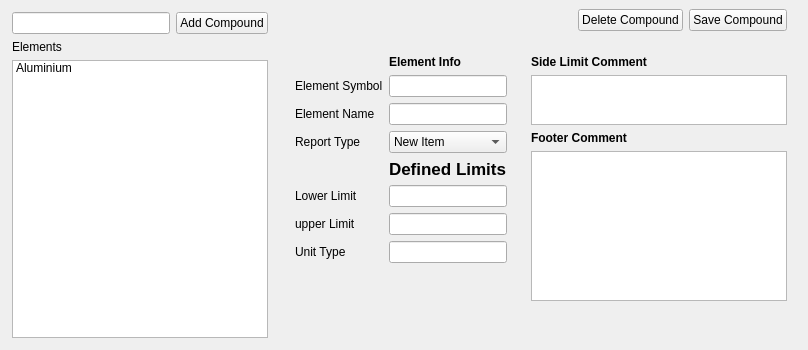
             <widget class="QWidget" name="icpElements">
              <property name="styleSheet">
               <string notr="true"/>
              </property>
              <layout class="QHBoxLayout" name="horizontalLayout_12">
               <property name="spacing">
                <number>0</number>
               </property>
               <property name="leftMargin">
                <number>0</number>
               </property>
               <property name="topMargin">
                <number>0</number>
               </property>
               <property name="rightMargin">
                <number>0</number>
               </property>
               <property name="bottomMargin">
                <number>0</number>
               </property>
               <item>
                <widget class="QWidget" name="icpElementsWidget" native="true">
                 <property name="maximumSize">
                  <size>
                   <width>350</width>
                   <height>16777215</height>
                  </size>
                 </property>
                 <property name="styleSheet">
                  <string notr="true"/>
                 </property>
                 <layout class="QVBoxLayout" name="verticalLayout_24">
                  <property name="leftMargin">
                   <number>12</number>
                  </property>
                  <property name="topMargin">
                   <number>12</number>
                  </property>
                  <property name="bottomMargin">
                   <number>12</number>
                  </property>
                  <item>
                   <widget class="QWidget" name="widget_41" native="true">
                    <property name="minimumSize">
                     <size>
                      <width>0</width>
                      <height>0</height>
                     </size>
                    </property>
                    <layout class="QHBoxLayout" name="horizontalLayout_18">
                     <property name="leftMargin">
                      <number>0</number>
                     </property>
                     <property name="topMargin">
                      <number>0</number>
                     </property>
                     <property name="rightMargin">
                      <number>0</number>
                     </property>
                     <property name="bottomMargin">
                      <number>0</number>
                     </property>
                     <item>
                      <widget class="QLineEdit" name="elementInput">
                       <property name="minimumSize">
                        <size>
                         <width>0</width>
                         <height>0</height>
                        </size>
                       </property>
                      </widget>
                     </item>
                     <item>
                      <widget class="QPushButton" name="addElementBtn">
                       <property name="text">
                        <string>Add Compound</string>
                       </property>
                       <property name="checkable">
                        <bool>true</bool>
                       </property>
                      </widget>
                     </item>
                    </layout>
                   </widget>
                  </item>
                  <item>
                   <widget class="QLabel" name="label_22">
                    <property name="text">
                     <string>Elements </string>
                    </property>
                   </widget>
                  </item>
                  <item>
                   <widget class="QListWidget" name="definedElements">
                    <property name="font">
                     <font/>
                    </property>
                    <property name="styleSheet">
                     <string notr="true"/>
                    </property>
                    <item>
                     <property name="text">
                      <string>Aluminium</string>
                     </property>
                    </item>
                   </widget>
                  </item>
                 </layout>
                </widget>
               </item>
               <item>
                <widget class="QWidget" name="icpElementContent" native="true">
                 <property name="styleSheet">
                  <string notr="true"/>
                 </property>
                 <layout class="QGridLayout" name="gridLayout_4">
                  <property name="topMargin">
                   <number>0</number>
                  </property>
                  <property name="rightMargin">
                   <number>12</number>
                  </property>
                  <property name="bottomMargin">
                   <number>0</number>
                  </property>
                  <item row="1" column="0">
                   <widget class="QWidget" name="icpElementInfoWidget" native="true">
                    <property name="maximumSize">
                     <size>
                      <width>16777215</width>
                      <height>16777215</height>
                     </size>
                    </property>
                    <property name="styleSheet">
                     <string notr="true"/>
                    </property>
                    <layout class="QGridLayout" name="gridLayout_12">
                     <item row="1" column="0">
                      <widget class="QLabel" name="label_32">
                       <property name="text">
                        <string>Element Symbol</string>
                       </property>
                      </widget>
                     </item>
                     <item row="2" column="1">
                      <widget class="QLineEdit" name="elementNameinput"/>
                     </item>
                     <item row="1" column="1">
                      <widget class="QLineEdit" name="symbolInput"/>
                     </item>
                     <item row="2" column="0">
                      <widget class="QLabel" name="label_36">
                       <property name="text">
                        <string>Element Name </string>
                       </property>
                      </widget>
                     </item>
                     <item row="8" column="1">
                      <spacer name="verticalSpacer_5">
                       <property name="orientation">
                        <enum>Qt::Vertical</enum>
                       </property>
                       <property name="sizeHint" stdset="0">
                        <size>
                         <width>20</width>
                         <height>40</height>
                        </size>
                       </property>
                      </spacer>
                     </item>
                     <item row="7" column="0">
                      <widget class="QLabel" name="label_40">
                       <property name="text">
                        <string>Unit Type</string>
                       </property>
                      </widget>
                     </item>
                     <item row="5" column="1">
                      <widget class="QLineEdit" name="lowerLimit"/>
                     </item>
                     <item row="6" column="0">
                      <widget class="QLabel" name="label_39">
                       <property name="text">
                        <string>upper Limit </string>
                       </property>
                      </widget>
                     </item>
                     <item row="6" column="1">
                      <widget class="QLineEdit" name="upperLimit"/>
                     </item>
                     <item row="5" column="0">
                      <widget class="QLabel" name="label_38">
                       <property name="text">
                        <string>Lower Limit</string>
                       </property>
                      </widget>
                     </item>
                     <item row="7" column="1">
                      <widget class="QLineEdit" name="unitType"/>
                     </item>
                     <item row="3" column="0">
                      <widget class="QLabel" name="label_37">
                       <property name="text">
                        <string>Report Type</string>
                       </property>
                      </widget>
                     </item>
                     <item row="4" column="1">
                      <widget class="QLabel" name="label_48">
                       <property name="font">
                        <font>
                         <pointsize>13</pointsize>
                         <weight>75</weight>
                         <bold>true</bold>
                        </font>
                       </property>
                       <property name="text">
                        <string>Defined Limits</string>
                       </property>
                      </widget>
                     </item>
                     <item row="3" column="1">
                      <widget class="QComboBox" name="reportTypeDropdown">
                       <property name="minimumSize">
                        <size>
                         <width>98</width>
                         <height>0</height>
                        </size>
                       </property>
                       <item>
                        <property name="text">
                         <string>New Item</string>
                        </property>
                       </item>
                      </widget>
                     </item>
                     <item row="0" column="1">
                      <widget class="QLabel" name="label_33">
                       <property name="font">
                        <font>
                         <weight>75</weight>
                         <bold>true</bold>
                        </font>
                       </property>
                       <property name="text">
                        <string>Element Info </string>
                       </property>
                      </widget>
                     </item>
                    </layout>
                   </widget>
                  </item>
                  <item row="0" column="0" colspan="2" alignment="Qt::AlignTop">
                   <widget class="QWidget" name="icpSaveCompWidget" native="true">
                    <property name="minimumSize">
                     <size>
                      <width>0</width>
                      <height>0</height>
                     </size>
                    </property>
                    <property name="styleSheet">
                     <string notr="true"/>
                    </property>
                    <layout class="QGridLayout" name="gridLayout_8">
                     <item row="0" column="2">
                      <widget class="QPushButton" name="saveCompBtn">
                       <property name="text">
                        <string>Save Compound</string>
                       </property>
                       <property name="checkable">
                        <bool>true</bool>
                       </property>
                      </widget>
                     </item>
                     <item row="0" column="0">
                      <spacer name="horizontalSpacer_9">
                       <property name="orientation">
                        <enum>Qt::Horizontal</enum>
                       </property>
                       <property name="sizeHint" stdset="0">
                        <size>
                         <width>40</width>
                         <height>20</height>
                        </size>
                       </property>
                      </spacer>
                     </item>
                     <item row="0" column="1">
                      <widget class="QPushButton" name="deleteCompBtn">
                       <property name="text">
                        <string>Delete Compound</string>
                       </property>
                       <property name="checkable">
                        <bool>true</bool>
                       </property>
                      </widget>
                     </item>
                    </layout>
                   </widget>
                  </item>
                  <item row="1" column="1">
                   <widget class="QWidget" name="icpReportTypeWidget" native="true">
                    <property name="maximumSize">
                     <size>
                      <width>16777215</width>
                      <height>16777215</height>
                     </size>
                    </property>
                    <property name="styleSheet">
                     <string notr="true"/>
                    </property>
                    <layout class="QVBoxLayout" name="verticalLayout_38">
                     <item>
                      <widget class="QLabel" name="label_41">
                       <property name="font">
                        <font>
                         <weight>75</weight>
                         <bold>true</bold>
                        </font>
                       </property>
                       <property name="text">
                        <string>Side Limit Comment</string>
                       </property>
                      </widget>
                     </item>
                     <item>
                      <widget class="QPlainTextEdit" name="RightSideComment">
                       <property name="minimumSize">
                        <size>
                         <width>200</width>
                         <height>0</height>
                        </size>
                       </property>
                       <property name="maximumSize">
                        <size>
                         <width>16777215</width>
                         <height>50</height>
                        </size>
                       </property>
                      </widget>
                     </item>
                     <item>
                      <widget class="QLabel" name="label_29">
                       <property name="font">
                        <font>
                         <weight>75</weight>
                         <bold>true</bold>
                        </font>
                       </property>
                       <property name="text">
                        <string>Footer Comment</string>
                       </property>
                      </widget>
                     </item>
                     <item>
                      <widget class="QPlainTextEdit" name="icpElementFooterComment">
                       <property name="minimumSize">
                        <size>
                         <width>200</width>
                         <height>0</height>
                        </size>
                       </property>
                       <property name="maximumSize">
                        <size>
                         <width>16777215</width>
                         <height>150</height>
                        </size>
                       </property>
                       <property name="frameShape">
                        <enum>QFrame::StyledPanel</enum>
                       </property>
                       <property name="frameShadow">
                        <enum>QFrame::Raised</enum>
                       </property>
                       <property name="sizeAdjustPolicy">
                        <enum>QAbstractScrollArea::AdjustIgnored</enum>
                       </property>
                      </widget>
                     </item>
                     <item>
                      <spacer name="verticalSpacer_4">
                       <property name="orientation">
                        <enum>Qt::Vertical</enum>
                       </property>
                       <property name="sizeHint" stdset="0">
                        <size>
                         <width>20</width>
                         <height>40</height>
                        </size>
                       </property>
                      </spacer>
                     </item>
                    </layout>
                   </widget>
                  </item>
                 </layout>
                </widget>
               </item>
              </layout>
             </widget>
